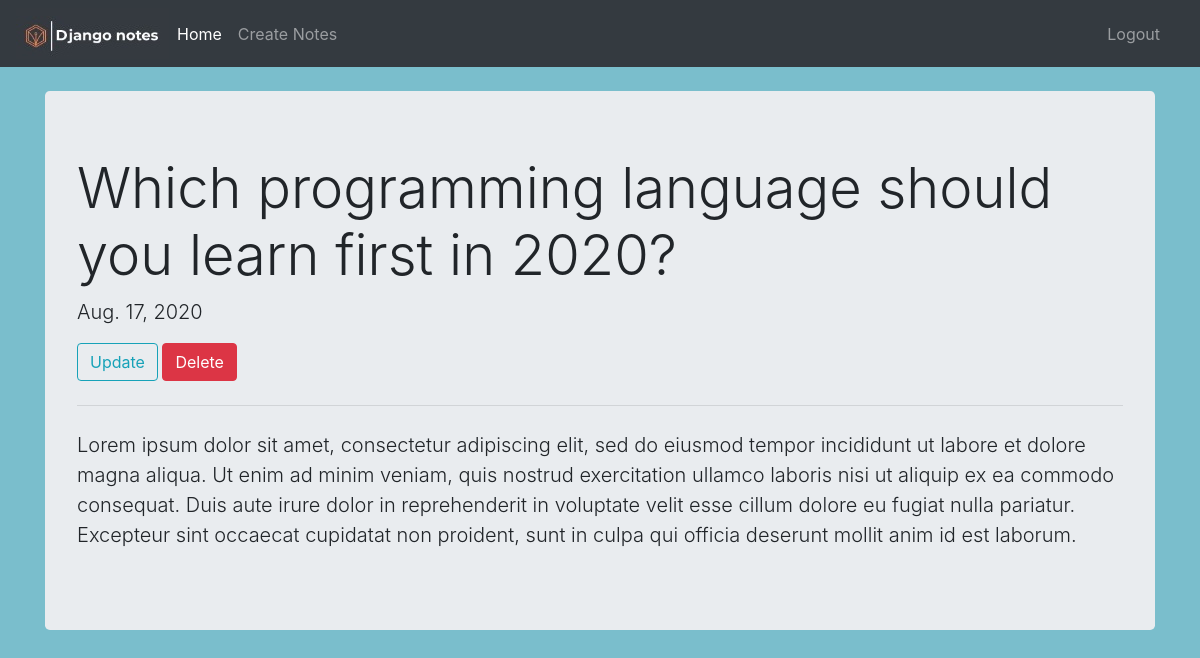
The app's page /viewnote/3 (signed in) with its own data.
### userdata/models.py (models this page shows)
class note(models.Model):
    title = models.CharField(max_length=512, null=True)
    note = models.TextField(null=True)
    date = models.DateField(auto_now_add=True, null=True)
    author = models.ForeignKey(User, on_delete=models.CASCADE)

### userdata/views.py (the view)
# urls.py: path('viewnote/<str:pk>', views.view_note, name='view_note'),
@login_required
def view_note(request, pk):
    notes = note.objects.get(id=pk)
    if notes.author.id == request.user.id :
        if request.method == 'POST':
            notes.delete()
            messages.warning(request, 'Your note has been Deleted successfully!')
            return redirect(home, request.user.id)
        context = {
            'title': 'View Note',
            'notes': notes,
        }
        return render(request, 'userdata/viewnote.html', context)
    else:
        return redirect(home, request.user.id)

### userdata/templates/userdata/viewnote.html (shortened to what this page needs)
{% extends 'userdata/base.html' %} {% load static %} {% block content %}
<div class="container">
  <div class="row justify-content-center">
    <div class="col">
      <div class="jumbotron">
        <h1 class="display-4">{{notes.title}}</h1>
        <p class="lead">{{ notes.date }}</p>
        <a
          class="btn btn-outline-info"
          href="{% url 'update_note' pk=notes.id %}"
          >Update</a
        >
        <button
          type="button"
          class="btn btn-danger"
          data-toggle="modal"
          data-target="#exampleModal"
        >
          Delete
        </button>
        <hr class="my-4" />
        <p class="lead">{{ notes.note }}</p>
      </div>
    </div>
  </div>
</div>
{% endblock %}

### userdata/templates/userdata/base.html (style rules this page uses)
body, html { margin: 0; padding: 0; height: 100%; background: #7abecc !important; }

### records on screen
note: title "Which programming language should you learn first in 2020?", date "Aug. 17, 2020", note "Lorem ipsum dolor sit amet, consectetur adipiscing elit, sed do eiusmod tempor incididunt ut labore et dolore magna aliqua. Ut enim ad minim veniam, quis nostrud exercitation ullamco laboris nisi ut aliquip ex ea commodo consequat. Duis aute irure dolor in reprehenderit in voluptate velit esse cillum dolore eu fugiat nulla pariatur. Excepteur sint occaecat cupidatat non proident, sunt in culpa qui officia deserunt mollit anim id est laborum."
